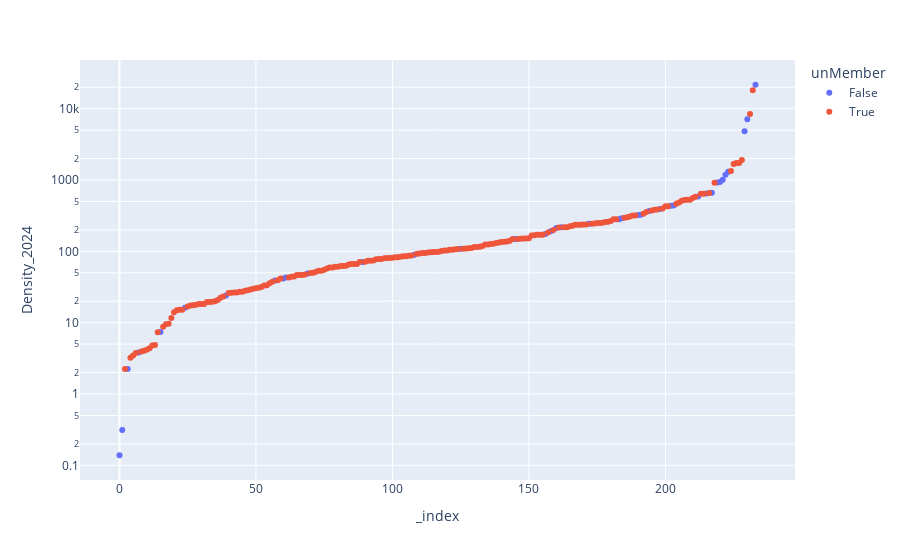

Write notebook code for a chart like this one.
### Code cell
express.scatter(data_frame=populations.sort_values(by='Density_2024').reset_index(), y='Density_2024', hover_name='country', log_y=True, color='unMember')

### Figure 1 — Plotly figure (JSON) as saved in the notebook; plotly's stock layout.template omitted (floating-point values rounded to 4 significant figures; data arrays with more than 128 entries replaced by an {"elided": "..."} marker saying what was removed)
{"data": [{"hovertemplate": "<b>%{hovertext}</b><br><br>unMember=False<br>_index=%{x}<br>Density_2024=%{y}<extra></extra>", "hovertext": ["Greenland", "Falkland Islands", "Western Sahara", "French Guiana", "Niue", "New Caledonia", "Saint Pierre and Miquelon", "Faroe Islands", "Wallis and Futuna", "Montserrat", "Turks and Caicos Islands", "Cook Islands", "French Polynesia", "Northern Mariana Islands", "Isle of Man", "Anguilla", "Tokelau", "British Virgin Islands", "American Samoa", "Guadeloupe", "United States Virgin Islands", "Cayman Islands", "Guam", "Martinique", "Puerto Rico", "Reunion", "Curacao", "Saint Barthelemy", "Aruba", "Saint Martin", "Taiwan", "Mayotte", "Jersey", "Guernsey", "Bermuda", "Sint Maarten", "Gibraltar", "Hong Kong", "Macau"], "legendgroup": "False", "marker": {"color": "#636efa", "symbol": "circle"}, "mode": "markers", "name": "False", "orientation": "v", "showlegend": true, "type": "scatter", "x": [0, 1, 3, 7, 15, 24, 39, 57, 60, 61, 69, 89, 108, 125, 145, 156, 158, 160, 162, 172, 183, 184, 190, 191, 194, 198, 202, 203, 212, 215, 217, 219, 220, 221, 222, 223, 229, 230, 233], "xaxis": "x", "y": [0.1384, 0.3124, 2.25, 3.828, 7.414, 16.19, 24.03, 39.12, 41.75, 42.86, 48.98, 71.13, 89.71, 108.8, 149.0, 175.1, 191.5, 211.8, 217.7, 243.5, 282.6, 291.2, 322.4, 324.8, 368.5, 393.8, 434.6, 440.8, 589.9, 646.7, 661.7, 925.1, 940.4, 1013.0, 1184.0, 1303.0, 4811.0, 7140.0, 21670.0], "yaxis": "y"}, {"hovertemplate": "<b>%{hovertext}</b><br><br>unMember=True<br>_index=%{x}<br>Density_2024=%{y}<extra></extra>", "hovertext": {"elided": "195 str values"}, "legendgroup": "True", "marker": {"color": "#EF553B", "symbol": "circle"}, "mode": "markers", "name": "True", "orientation": "v", "showlegend": true, "type": "scatter", "x": {"elided": "195 int values"}, "xaxis": "x", "y": {"elided": "195 float values"}, "yaxis": "y"}], "layout": {"legend": {"title": {"text": "unMember"}, "tracegroupgap": 0}, "margin": {"t": 60}, "xaxis": {"anchor": "y", "domain": [0, 1], "title": {"text": "_index"}}, "yaxis": {"anchor": "x", "domain": [0, 1], "title": {"text": "Density_2024"}, "type": "log"}}}
